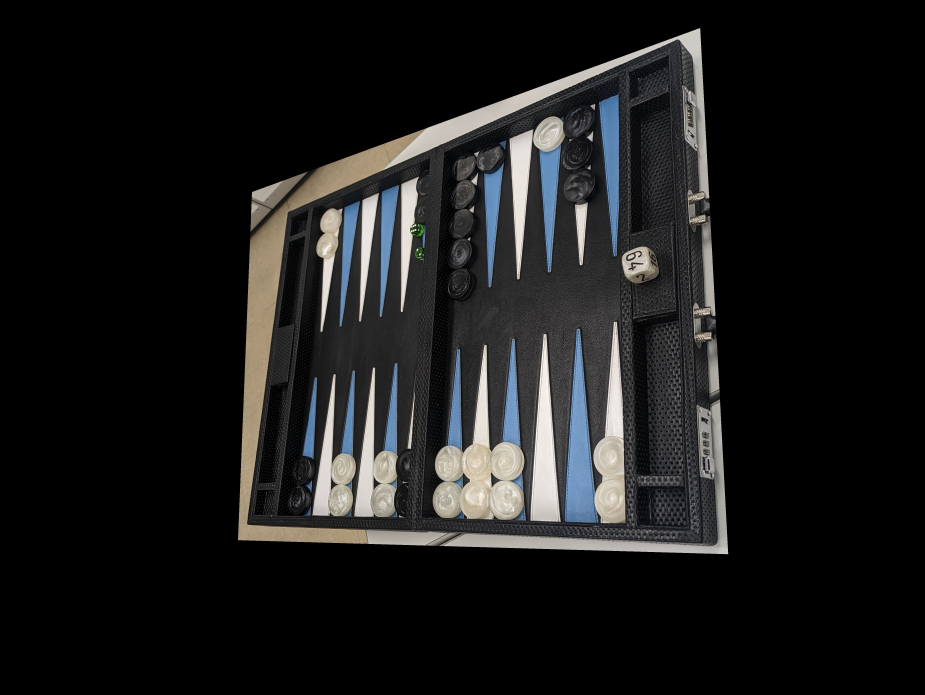
#> input picture samples/photo5.jpg, 4624 x 3472 px (shown at 1/5 size)
$ python score.py ../../../samples/photo5.jpg   (older library calls are emulated)
#> lines starting #> are read from the running program, lines starting #| are printed output that depends on the picture
### recognizer/corners.py
"""Guess the 4 corners of the playing area in a photo, as a starting point for the app (TODO-028).

The playing area is framed by four long straight edges: the far and near edges of the frame, where
the triangles' bases end, and its left and right edges. The search:

1. Candidate far / near edges: the strongest straight, nearly horizontal edges in the photo
   (a Hough transform in integers over the pixels whose contrast runs up and down).
2. For each pair of them, candidate left / right edges: nearly upright lines with an edge pixel in
   (almost) every row between them. A triangle's side is only half as long, so this keeps the
   frame's edges, the bar's and the case's.
3. Each quadrilateral from two of each is scored on how well it frames two rows of twelve
   triangles: seen from straight above, the points' columns (with a bar between the two fields)
   are compared with a triangle's shape, in how far each pixel is from the plain colour of the
   field, and the band between the rows of tips must be plain all the way across; and on how much
   of its sides lies on edges (a line across a frame's two edges does not; TODO-105).
4. The best few are tried again with each edge moved to the innermost strong edge nearby (frames
   have lips and bevels, and the outer edge is often the stronger one); the best of all wins.
5. Its sides are swapped one at a time for other candidate lines while the score goes up, the right
   pair of each kind being sometimes outside the best few (TODO-105).

Everything is in integers or in float operations that round the same on every CPU (exact.py),
so x86_64 and the Raspberry Pi find the same corners. Boards without visible triangles may
still be found from their edges; when nothing looks like a board the app starts from a rectangle
for the user to drag into place.

The user can then look again (TODO-068): the corners they have dragged into place stay where they
are in every candidate, and only the part of the photo they have trimmed to is looked in.

Before all that, a small YOLO-pose model (corners_model.onnx, made by train_corners.py, run with
OpenCV's dnn) guesses roughly where the corners are: candidates far from them score less, and if
nothing is found, the search looks again only around them (TODO-136).
"""

from __future__ import annotations

import os
import threading

import cv2
import numpy as np

import exact

DEBUG = None  # a list to collect the scored candidates in (for tuning)
WORK_SIDE = 800  # longest side the search runs at (px)
SLOPES = np.arange(
    -100, 101, 2
)  # line slopes tried, in 1/200: up to 0.5 (27 degrees; oblique photos: photo-black-blue-oblique 0.36, photo-orange-black-oblique 0.39), steps of 0.01
EDGE_MIN = 60  # contrast (summed over Lab's channels) of an edge pixel
H_LINES = 6  # far / near edge candidates
V_LINES = 8  # left / right edge candidates for each far / near pair
LINE_SEP = 0.015  # nearest two candidates of one kind, against the photo's side
V_COVER = 0.45  # an upright line needs an edge pixel in this share of the rows
MIN_HEIGHT = 0.25  # the playing area's height, at least, against the photo's
ASPECT = (0.8, 2.2)  # its width against its height
MIN_WIDTH = 0.3  # its width, at least, against the photo's
TRIMMED = (
    0.5,
    0.4,
)  # its width and height, at least, in a photo the user has trimmed to the board
STEP = 4  # rows between stored running counts of the upright lines' coverage
# the structure score (seen from straight above, RW x RH)
RW, RH = 208, 160
DEPTH = 0.40  # a triangle's length against the playing area's height
BARS = (
    0.0,
    0.03,
    0.06,
    0.09,
    0.12,
    0.15,
    0.18,
)  # bar widths tried, against the playing area's width
W_PLAIN = 0.6  # weight of a plain band between the tips
W_ALONG = 0.4  # weight of the quad's sides lying on edges (not on a line across them; TODO-105)
ALONG = 40  # points looked at along each side
ALONG_OFF = 2  # how far off the side (px, either way) an edge pixel still counts
ALONG_CAP = 0.85  # past this share all the same: an outer edge nothing hides is no better than the board's, which checkers stand on
# then each side swapped for another candidate line while the score goes up (TODO-105)
SWAPS = 3  # rounds over the four sides, at most
SWAP_GAIN = 0.01  # a swap raises the score by more than this, at least (a triangle's side by a screen's edge, TODO-140)
SWAP_TOP = 2  # lines for a side scored again at full size, the best at half size
INNER = (
    0.03,
    0.06,
    0.12,
)  # the strip just inside a side (0 to the first), and the one a bit further in, against the side across
INNER_BLOCKS = 24  # blocks along a side the two strips are compared in
INNER_SLACK = (
    0.1  # a swap may make the strips alike in this share of the blocks fewer, at most
)
INNER_OUT, INNER_IN = (
    0.25,
    0.6,
)  # a far / near side with the strips alike in less than this share runs outside the board; with this share, inside (TODO-140)
OUT_DROP = 0.1  # moving such a side inside may lower the score by this much, at most
PLAIN_DE = 20  # colour difference (Lab) still plain
MIN_SCORE = 0.15  # a board's structure score, at least
REFINE = (
    12  # candidates (the best by structure) whose edges are moved in and scored again
)
# moving each edge to the innermost strong edge nearby (seen from straight above, FW x FH)
FW, FH, FM = 400, 320, 40
OUT, IN = (
    0.06,
    0.05,
)  # how far each edge is looked for, outwards and inwards, against the side
NEAR = 0.05  # a candidate agrees with a fixed corner this near it, against the long side looked in
PEAK = 0.4  # an edge counts if this strong against the strongest in the range
# where the board roughly is, from the YOLO-pose model (TODO-136)
MODEL = os.path.join(os.path.dirname(os.path.abspath(__file__)), "corners_model.onnx")
MODEL_SIDE = 640  # the model's input (a square)
MODEL_CONF = 0.25  # a board's confidence, at least
MODEL_MARGIN = (
    0.15  # the keypoints' bounding box is widened by this share of its sides, each way
)
HINT_FREE = 0.08  # a candidate's corners this far from the model's (against the long side), free
HINT_WEIGHT = 4.0  # past that, its score goes down by this much per long side


# [30 lines left out: functions shrink, _gradients, not called in this run]


def _shift(t, k):
    """round(t * k / 200) in integers."""
    return (t * k * 2 + 200) // 400


# ---------------------------------------------------------------- far / near edges --


# [21 lines left out: function _h_lines, not called in this run]


# ---------------------------------------------------------------- left / right edges --


class _Upright:
    """How many rows of a band have an edge pixel on each nearly upright line x = c + y k / 200
    (running counts per slope, stored every STEP rows, so any band is a subtraction)."""

    # [55 lines left out: functions __init__, lines, _meet, not called in this run]


# ---------------------------------------------------------------- structure score --


def _point_templates(RW, RH):
    """For each bar width: the 24 points' pixels (indices into the view's pixels, row by row) and
    their triangle template (zero mean, unit length), and which field each is in."""
#> called with RW = 208, RH = 160
    out = {}
    half = RH // 2
    for bar in BARS:
        a = RW * (1 - bar) / 2
        p = a / 6
        wp = int(round(p))
        rows, cols, tmpl, field = [], [], [], []
        for f, f0 in enumerate((0.0, a + bar * RW)):
            for i in range(6):
                cx = f0 + (i + 0.5) * p
                x0 = int(round(cx - wp / 2))
                xs = np.arange(x0, x0 + wp)
                for top in (True, False):
                    ys = np.arange(0, half) if top else np.arange(RH - half, RH)
                    d = (ys + 0.5) if top else (RH - ys - 0.5)
                    m = (
                        np.abs(xs[None, :] + 0.5 - cx)
                        < (p / 2) * (1 - d[:, None] / (DEPTH * RH))
                    ) & (d[:, None] < DEPTH * RH)
                    t = m.astype(np.float64).ravel()
                    t = t - t.sum() / len(t)
                    t = t / np.sqrt((t * t).sum())
                    rows.append(np.repeat(ys, wp))
                    cols.append(np.tile(np.clip(xs, 0, RW - 1), half))
                    tmpl.append(t)
                    field.append(f)
        out[bar] = (
            a,
            np.array(rows) * RW + np.array(cols),
            np.array(tmpl),
            np.array(field),
        )
    return out


_TEMPLATES = {size: _point_templates(*size) for size in ((RW, RH), (RW // 2, RH // 2))}


# [81 lines left out: functions _structure, _along, not called in this run]


def _score(view, gx, gy, quad):
    """A candidate's score: its view's structure, and its sides lying on edges."""
    return _structure(view) + W_ALONG * _along(gx, gy, quad)


# [321 lines left out: functions _inner, _sides, _corners, _view, _innermost, _move_in and 2 more, not called in this run]


_net = None
_net_lock = threading.Lock()


# [95 lines left out: functions locate, find_corners, not called in this run]


# [5 lines that do not run on import are left out]

### archives/agents/TODO-078/score.py
"""TODO-078: structure score of the truth quad and of the found one, and the edge lines near the truth's.
usage: uv run python archives/agents/TODO-078/score.py <original.jpg>"""
import json, sys
from pathlib import Path
import cv2, numpy as np
sys.path.insert(0, "recognizer")
import corners as C
root = Path(__file__).resolve().parents[3]
p5 = cv2.imread(str(root / "samples/photo5.jpg"))
#> p5 is the input picture: shape (3472, 4624, 3); mean B, G, R 26.5, 26.6, 26.5
orig = cv2.rotate(cv2.imread(sys.argv[1]), cv2.ROTATE_90_COUNTERCLOCKWISE)
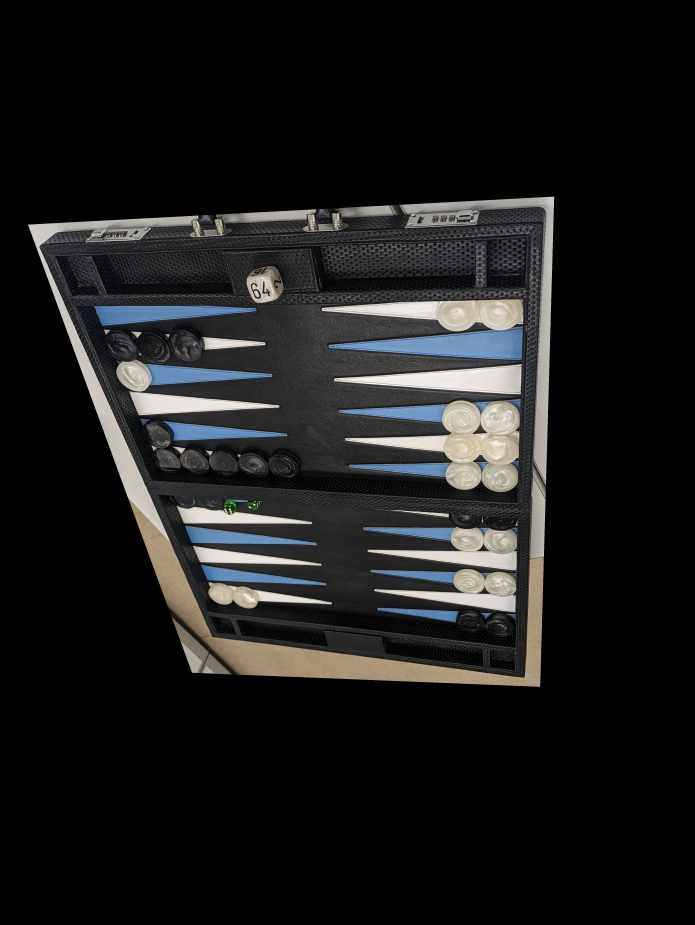
#> orig: shape (4624, 3472, 3) (shown at 1/5 size); mean B, G, R 26.5, 26.6, 26.5
#> (the run stopped early here; a loop or call above may not have finished)

$ run again, with samples/photo1.jpg copied over samples/photo5.jpg
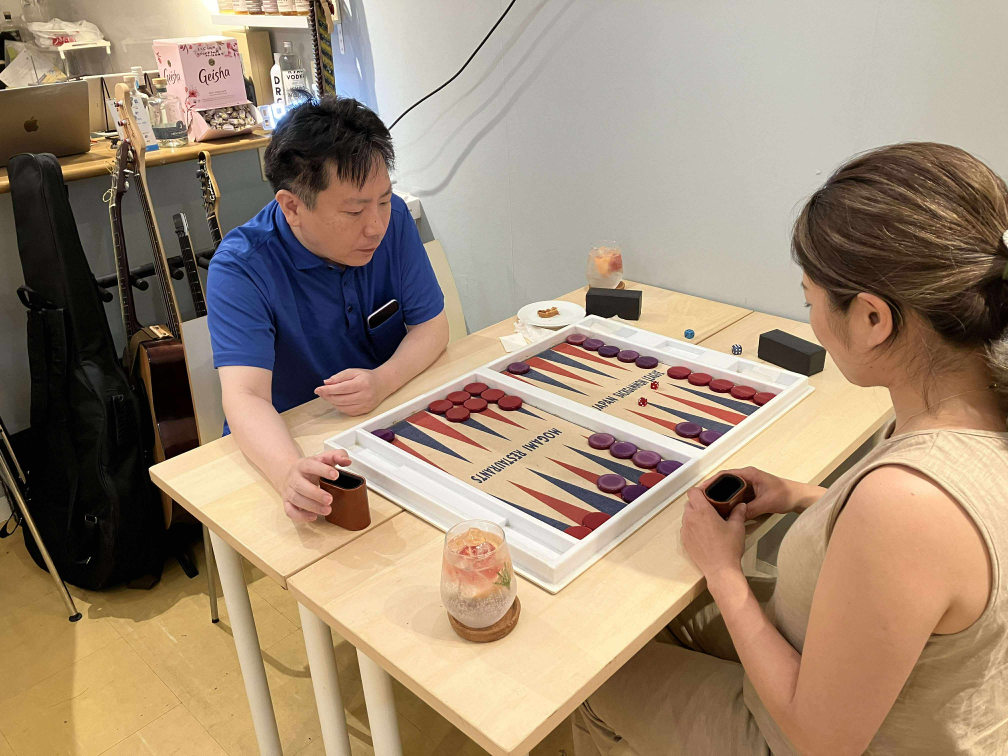
#> input picture samples/photo1.jpg, 4032 x 3024 px (shown at 1/4 size)
#> p5 is the input picture: shape (3024, 4032, 3); mean B, G, R 117.6, 139.2, 159.8
#> `orig = cv2.rotate(cv2.imread(sys.argv[1]), cv2.ROTATE_90_COUNTERCLOCKW..`:
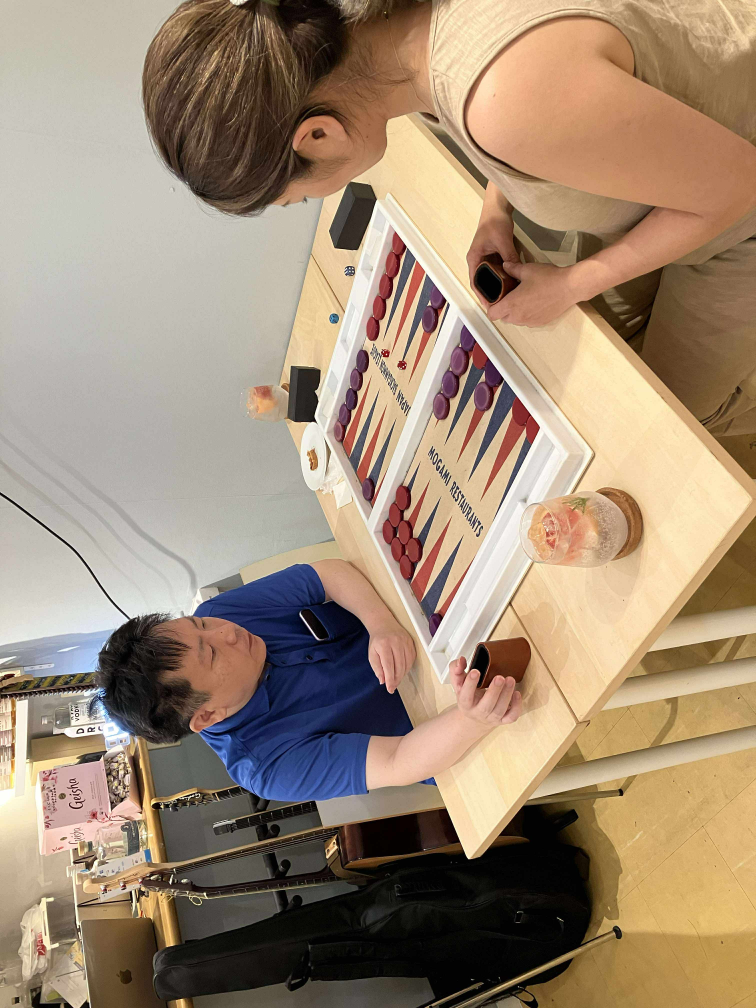
#> orig: shape (4032, 3024, 3) (shown at 1/4 size); mean B, G, R 117.6, 139.2, 159.8

$ run again, with samples/photo3.jpg copied over samples/photo5.jpg
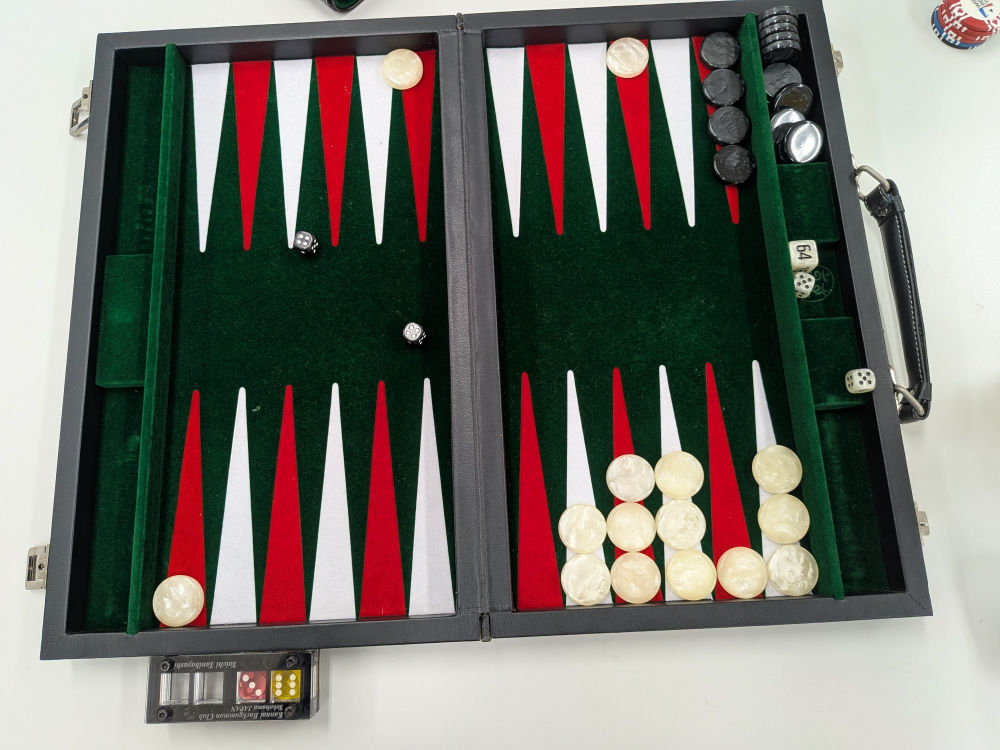
#> input picture samples/photo3.jpg, 4000 x 3000 px (shown at 1/4 size)
#> p5 is the input picture: shape (3000, 4000, 3); mean B, G, R 111, 117.8, 120.2
#> `orig = cv2.rotate(cv2.imread(sys.argv[1]), cv2.ROTATE_90_COUNTERCLOCKW..`:
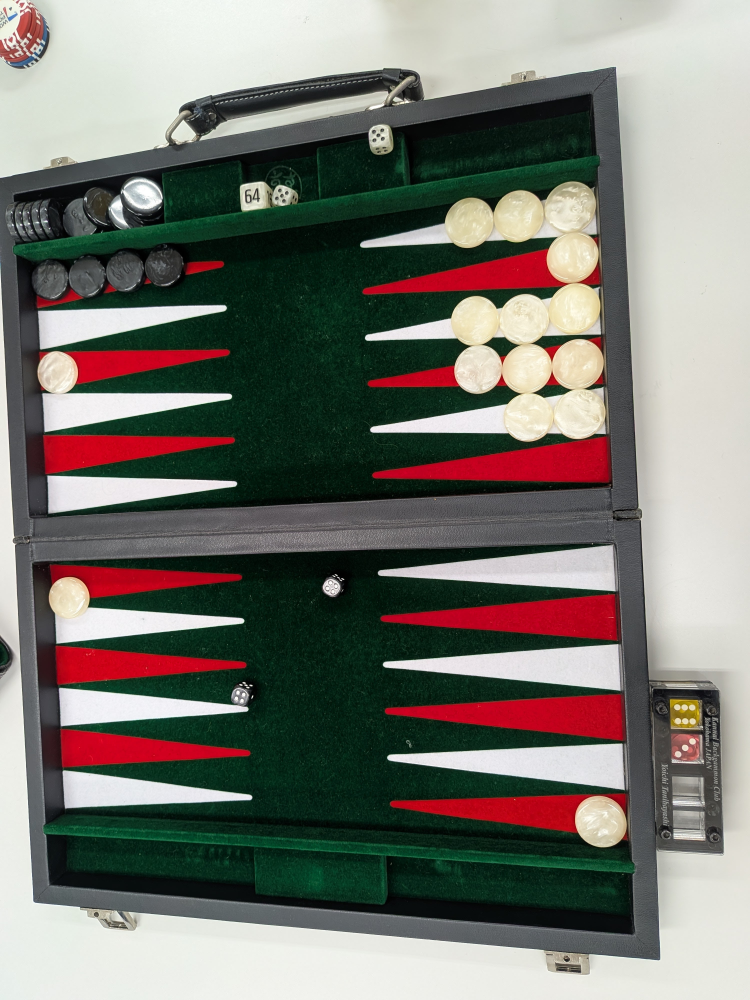
#> orig: shape (4000, 3000, 3) (shown at 1/4 size); mean B, G, R 111, 117.8, 120.2

$ run again, with samples/photo4.jpg copied over samples/photo5.jpg
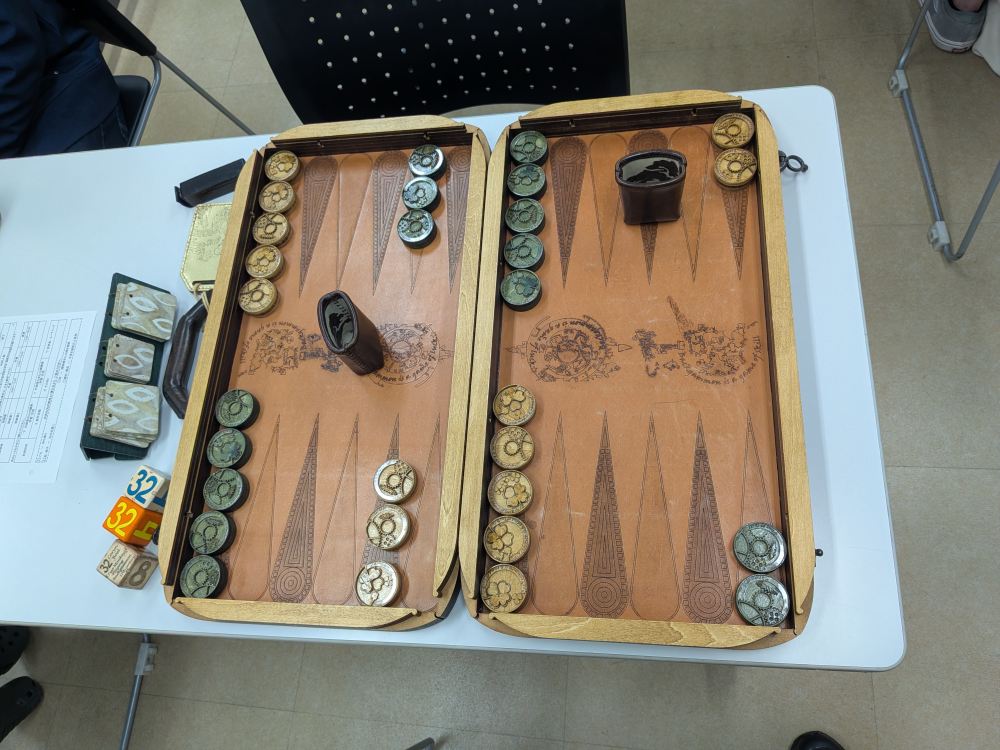
#> input picture samples/photo4.jpg, 4000 x 3000 px (shown at 1/4 size)
#> p5 is the input picture: shape (3000, 4000, 3); mean B, G, R 115.5, 128.3, 133.1
#> `orig = cv2.rotate(cv2.imread(sys.argv[1]), cv2.ROTATE_90_COUNTERCLOCKW..`:
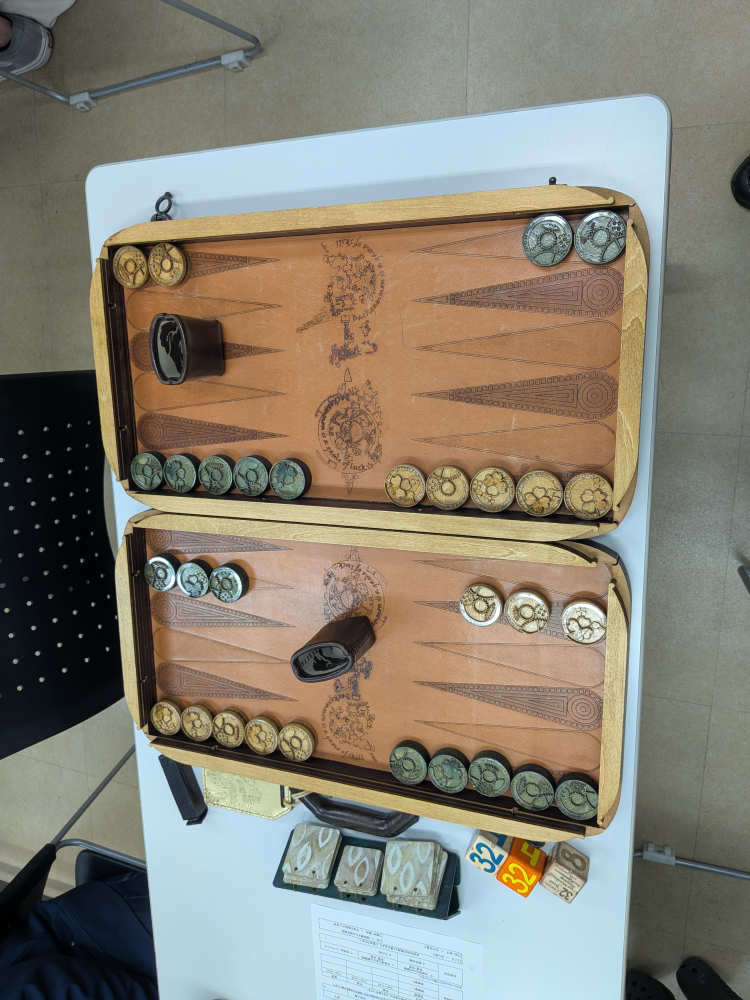
#> orig: shape (4000, 3000, 3) (shown at 1/4 size); mean B, G, R 115.5, 128.3, 133.1
